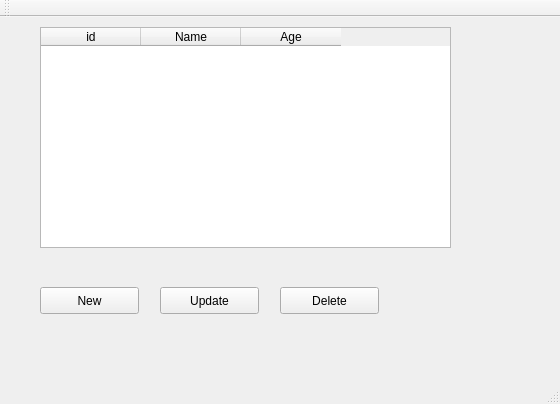
<?xml version="1.0" encoding="UTF-8"?>
<ui version="4.0">
 <class>MainWindow</class>
 <widget class="QMainWindow" name="MainWindow">
  <property name="geometry">
   <rect>
    <x>0</x>
    <y>0</y>
    <width>560</width>
    <height>404</height>
   </rect>
  </property>
  <property name="windowTitle">
   <string>MainWindow</string>
  </property>
  <widget class="QWidget" name="centralWidget">
   <widget class="QTableWidget" name="tableWidget">
    <property name="geometry">
     <rect>
      <x>40</x>
      <y>10</y>
      <width>411</width>
      <height>221</height>
     </rect>
    </property>
    <column>
     <property name="text">
      <string>id</string>
     </property>
    </column>
    <column>
     <property name="text">
      <string>Name</string>
     </property>
    </column>
    <column>
     <property name="text">
      <string>Age</string>
     </property>
    </column>
   </widget>
   <widget class="QPushButton" name="btnInsert">
    <property name="geometry">
     <rect>
      <x>40</x>
      <y>270</y>
      <width>99</width>
      <height>27</height>
     </rect>
    </property>
    <property name="text">
     <string>New</string>
    </property>
   </widget>
   <widget class="QPushButton" name="btnUpdate">
    <property name="geometry">
     <rect>
      <x>160</x>
      <y>270</y>
      <width>99</width>
      <height>27</height>
     </rect>
    </property>
    <property name="text">
     <string>Update</string>
    </property>
   </widget>
   <widget class="QPushButton" name="btnDelete">
    <property name="geometry">
     <rect>
      <x>280</x>
      <y>270</y>
      <width>99</width>
      <height>27</height>
     </rect>
    </property>
    <property name="text">
     <string>Delete</string>
    </property>
   </widget>
  </widget>
  <widget class="QMenuBar" name="menuBar">
   <property name="geometry">
    <rect>
     <x>0</x>
     <y>0</y>
     <width>560</width>
     <height>25</height>
    </rect>
   </property>
  </widget>
  <widget class="QToolBar" name="mainToolBar">
   <attribute name="toolBarArea">
    <enum>TopToolBarArea</enum>
   </attribute>
   <attribute name="toolBarBreak">
    <bool>false</bool>
   </attribute>
  </widget>
  <widget class="QStatusBar" name="statusBar"/>
 </widget>
 <layoutdefault spacing="6" margin="11"/>
 <resources/>
 <connections/>
</ui>
